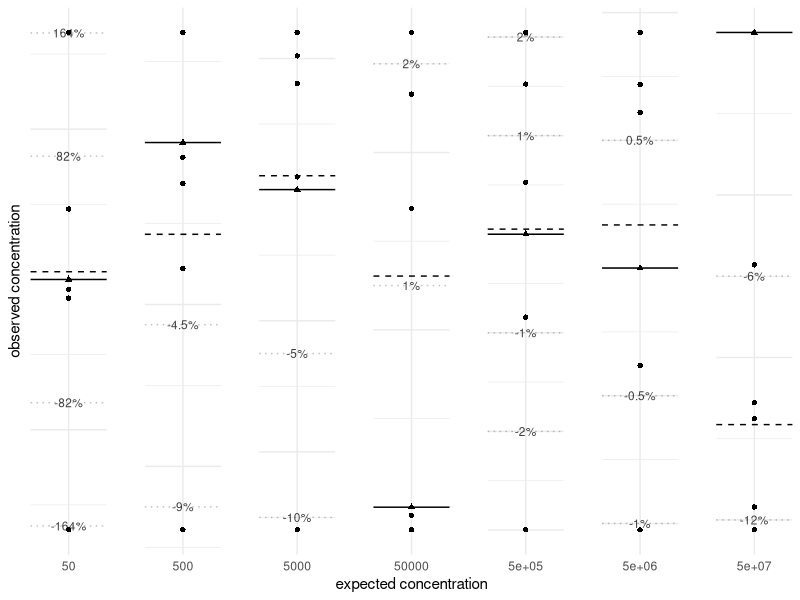

Recreate this plot in R.
# load libraries and data
#########################
library(MASS)
library(ggplot2)
library(cowplot)
library(sandwich)
library(lmtest)
library(reshape2)

data<-read.csv("Jones2016_BDQ.csv",header=F)
data$means<-rowMeans(data[,3:7])


# dPCR experiment 1 data preparation
####################################
dPCRHIV<-c(t(data[1:8,3:7])) #only data for first dPCR experiment
dPCRHIV<-data.frame(cbind(dPCRHIV,sort(rep(data$V2[1:8],5),decreasing=T)))
dPCRHIV<-dPCRHIV[-c(36:40),] #remove NTCs
colnames(dPCRHIV)<-c("obs","exp")

# calculate the variance at different concentrations
var.calc<-NA
for(i in 1:7){
	var.calc[i]<-var(dPCRHIV[((i-1)*5+1):(i*5),1])
}
sim.dat<-data.frame(var.calc,unique(dPCRHIV$exp))





#accuracy plot for paper
ndat<-5 #number of replicates
nsims<-10000 #number of simulations
sim.res<-matrix(NA,nrow=nrow(sim.dat)*ndat,ncol=3)
set.seed(1)
for(i in 1:nrow(sim.dat)){
	sim.res[c(((i-1)*ndat+1):(i*ndat)),1:2]<-cbind(rnorm(ndat,sim.dat[i,2],sqrt(sim.dat[i,1])),sim.dat[i,2])
}

sim.res[,3]<-sim.res[,2]
dPCRHIV<-data.frame(sim.res)
dPCRHIV[1:ndat,1]<-dPCRHIV[1:ndat,1]*0.9 #what happens when we introduce a bias?
colnames(dPCRHIV)<-c("obs","exp")
a <- lm(sim.res[,3]~0+sim.res[,2])
#preds <- unique(dPCRHIV$exp)
preds <-unique(predict(a, newdata=data.frame(exp=unique(dPCRHIV$exp))))
groupmeans<-rowMeans(matrix(dPCRHIV$obs,ncol=5,byrow=T))

plot <- list()
for(i in 1:length(preds)){
dataSubs <- data.frame(type=c("pred",rep("obs",ndat)), data=c(preds[i],dPCRHIV$obs[c(((i-1)*ndat+1):(i*ndat))]),exp=unique(dPCRHIV$exp)[i])
if(max(dataSubs$data[-1])/dataSubs$data[1]>1/(min(dataSubs$data[-c(1,which(dataSubs$data==0))])/dataSubs$data[1])){
	cut <- (floor(max(dataSubs$data[-1])/dataSubs$data[1]*100)-100)/2/100
	level<-1+cut*2
	yint<- c()
	while(level>min(dataSubs$data[-1])/dataSubs$data[1]){
		if(level!=1){yint<-c(yint,level)}
		level<-level-cut
	}
} else {
	cut <- (ceiling(min(dataSubs$data[-1])/dataSubs$data[1]*100)-100)/2/100
	level<-1+cut*2
	yint<- c()
	while(level<max(dataSubs$data[-1])/dataSubs$data[1]){
		if(level!=1){yint<-c(yint,level)}
		level<-level-cut
	}
}

yint<-yint*unique(dataSubs$data[1])
if(length(yint)==0){
yint<-0
}
ylabs<-paste(round((yint/unique(dataSubs$data[1])-1)*100,1),"%",sep="")
if(length(which(ylabs=="0%"))>0){
yint<-yint[-which(ylabs=="0%")]
ylabs<-ylabs[-which(ylabs=="0%")]
}

if(i==7){
plot[[i]] <- ggplot(dataSubs, aes(x=exp,y=data,shape=type)) +
  stat_smooth(method="lm",se=FALSE,size=0.2) +  
  theme_minimal() + geom_hline(yintercept=preds[i]) +
  geom_hline(yintercept=groupmeans[i],linetype=2) + geom_point() +
  geom_hline(yintercept=yint,linetype=3,alpha=0.25) + annotate("text",label=ylabs,y=yint,x=unique(dataSubs$exp),alpha=0.75,size=3) +
  scale_colour_brewer(palette = "Set1") +
  xlab("")+ylab("observed concentration") + theme(legend.position="none", axis.ticks.y=element_blank(),axis.text.y=element_blank()) + scale_x_discrete(limits=c(unique(dPCRHIV$exp)[i]))	
} else if(i==4){
	plot[[i]] <- ggplot(dataSubs, aes(x=exp,y=data,shape=type)) +
  stat_smooth(method="lm",se=FALSE,size=0.2) +  
  theme_minimal() + geom_hline(yintercept=preds[i]) +
  geom_hline(yintercept=groupmeans[i],linetype=2) + geom_point() +
  geom_hline(yintercept=yint,linetype=3,alpha=0.25) + annotate("text",label=ylabs,y=yint,x=unique(dataSubs$exp),alpha=0.75,size=3) +
  scale_colour_brewer(palette = "Set1") +
  xlab("expected concentration")+ylab("") + theme(legend.position="none", axis.ticks.y=element_blank(),axis.text.y=element_blank()) + scale_x_discrete(limits=c(unique(dPCRHIV$exp)[i]))
} else {
plot[[i]] <- ggplot(dataSubs, aes(x=exp,y=data,shape=type)) +
  stat_smooth(method="lm",se=FALSE,size=0.2) +  
  theme_minimal() + geom_hline(yintercept=preds[i]) +
  geom_hline(yintercept=groupmeans[i],linetype=2) + geom_point() +
  geom_hline(yintercept=yint,linetype=3,alpha=0.25) + annotate("text",label=ylabs,y=yint,x=unique(dataSubs$exp),alpha=0.75,size=3) +
  scale_colour_brewer(palette = "Set1") +
  xlab("")+ylab("") + theme(legend.position="none", axis.ticks.y=element_blank(),axis.text.y=element_blank()) + scale_x_discrete(limits=c(unique(dPCRHIV$exp)[i]))
}
}
#reorder
plot2<-plot
for(i in 1:7){
	plot2[[i]]<-plot[[8-i]]
}
plot_grid(plotlist=plot2, align='h', labels=c('', '', '', '', '', '', ''),nrow=1)
